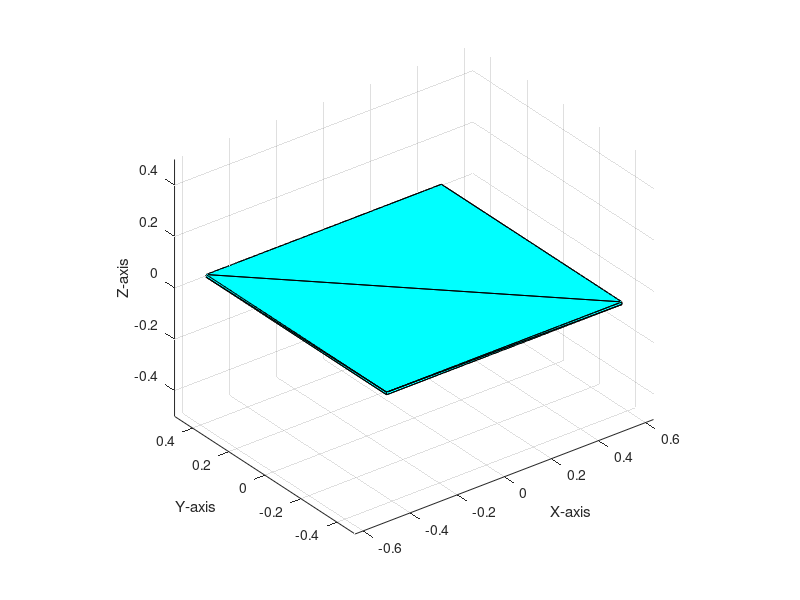

Write the MATLAB code that produced this figure. (Note: this script raises an error after producing the figure.)
% Provided vertices and faces
vertices = [
    -0.5, -0.5, -0.005;  % Vertex 0
     0.5, -0.5, -0.005;  % Vertex 1
    -0.5,  0.5, -0.005;  % Vertex 2
     0.5,  0.5, -0.005;  % Vertex 3
    -0.5, -0.5,  0.005;  % Vertex 4
     0.5, -0.5,  0.005;  % Vertex 5
    -0.5,  0.5,  0.005;  % Vertex 6
     0.5,  0.5,  0.005   % Vertex 7
];

faces = [
    2, 1, 0;
    1, 2, 3;
    4, 2, 0;
    2, 4, 6;
    1, 4, 0;
    4, 1, 5;
    6, 5, 7;
    5, 6, 4;
    3, 6, 7;
    6, 3, 2;
    5, 3, 7;
    3, 5, 1
];
faces = faces+1;

% Adjust the Z-coordinates to make the cuboid very thin
% thin_factor = 0.01;  % Adjust this to control the thinness of the cuboid
% vertices(:, 3) = vertices(:, 3) * thin_factor;

% Create a new figure
figure;

% Create a patch object for the thin cuboid
p = patch('Vertices', vertices, 'Faces', faces, ...
      'FaceColor', 'cyan', 'EdgeColor', 'black');

% Set axes properties
xlabel('X-axis');
ylabel('Y-axis');
zlabel('Z-axis');
grid on;
axis equal;
view(3);  % 3D view

mesh = surfaceMesh(vertices,faces);
writeSurfaceMesh(mesh,'thinCuboid.stl')

p.XData = p.XData + 10;
